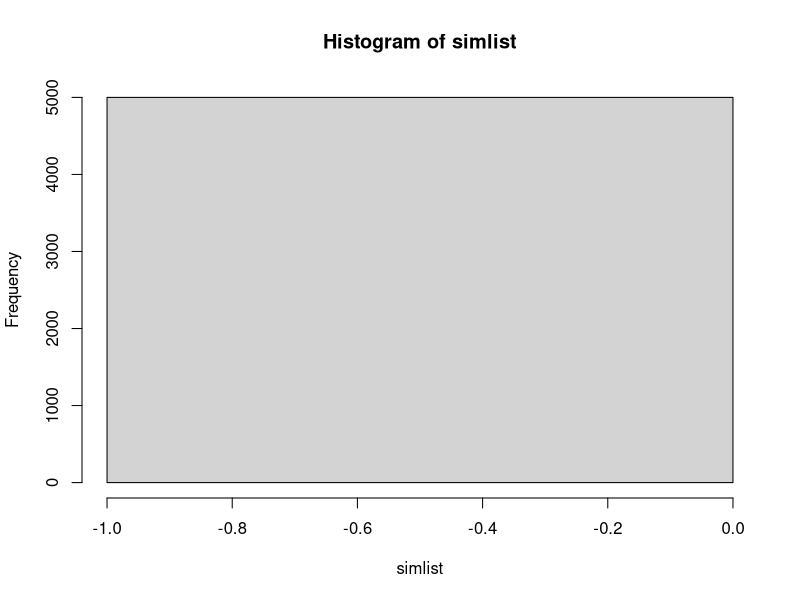
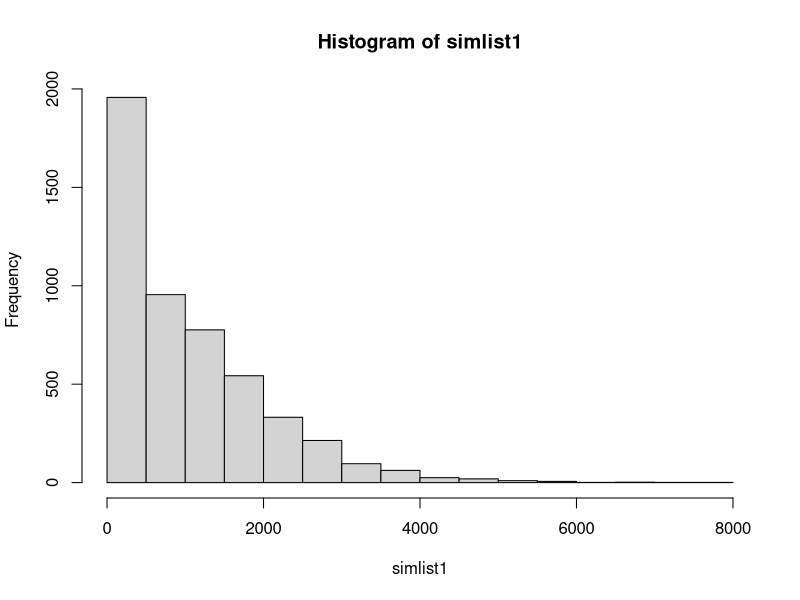
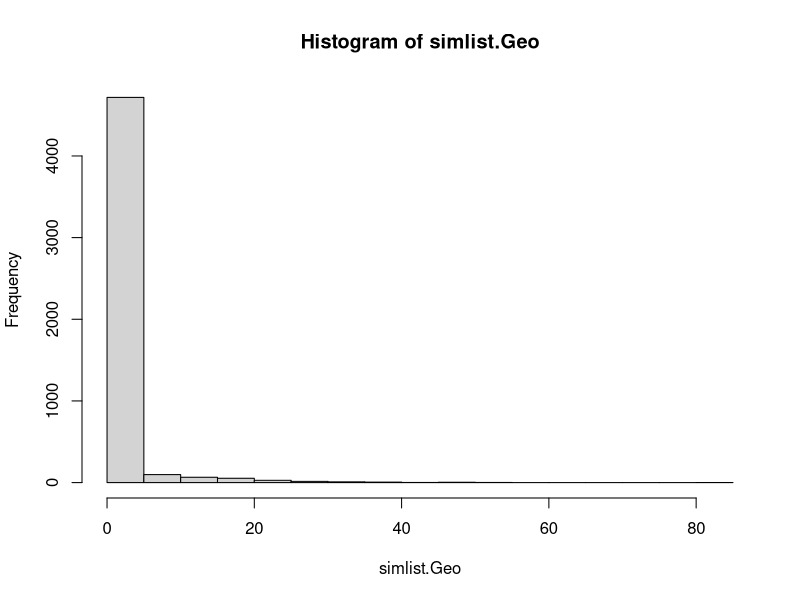
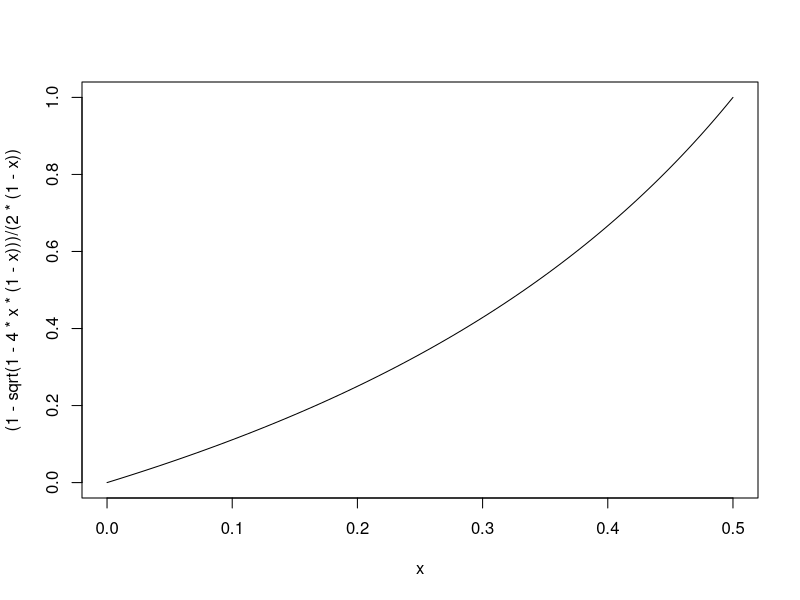
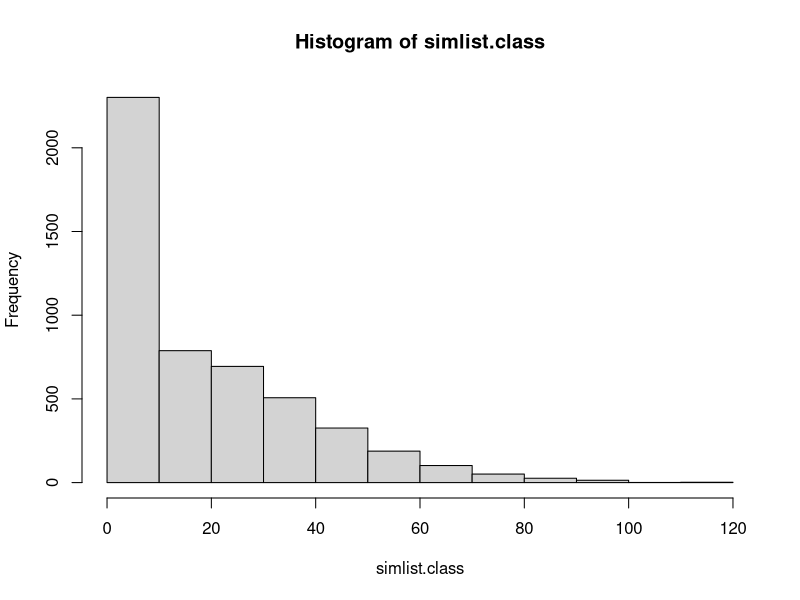

Write R code to recreate these figures, in order.
## ---- chunk 1
branch <- function(n, lam) { # Poisson
  z <- c(1, rep(0, n))
  for(i in 2:(n+1)){
    z[i] <- sum(rpois(z[i-1], lam))
  }
  return(z)
  
}
## ---- chunk 2
branch(10, 1/4)
replicate(5, branch(10, 1/4))
n <- 5000
simlist <- replicate(n, branch(10, 1/4)[11])
sum(simlist==0)/n
hist(simlist)
## ---- chunk 3
branch(10, 3/4)
replicate(5, branch(10, 1))
n <- 5000
simlist1 <- replicate(n, branch(10, 2)[11])
sum(simlist1==0)/n
hist(simlist1)
## ---- chunk 4
# Geometric distribution
branch.Geo <- function(n, p) { # Poisson
  z <- c(1, rep(0, n))
  for(i in 2:(n+1)){
    z[i] <- sum(rgeom(z[i-1], p))
  }
  return(z)
  
}
## ---- chunk 5
branch.Geo(10, 3/4)
replicate(5, branch.Geo(10, .5))
n <- 5000
simlist.Geo <- replicate(n, branch.Geo(10, .5)[11])
sum(simlist.Geo==0)/n
median(simlist.Geo)
hist(simlist.Geo)
curve((1-sqrt(1-4*x*(1-x)))/(2*(1-x)), 0, 1/2)
## ---- chunk 6
# Class examples a =(1/6, 1/3, 1/2)
branch.class <- function(n) { # Poisson
  z <- c(1, rep(0, n))
  for(i in 2:(n+1)){
    z[i] <- sum(sample(0:2, z[i-1], replace=T, prob=c(1/6,1/3,1/2)))
  }
  return(z)
  
}
## ---- chunk 7
branch.class(10)
replicate(5, branch.class(10))
n <- 5000
simlist.class <- replicate(n, branch.class(10)[11])
sum(simlist.class==0)/n
median(simlist.class)
hist(simlist.class)
